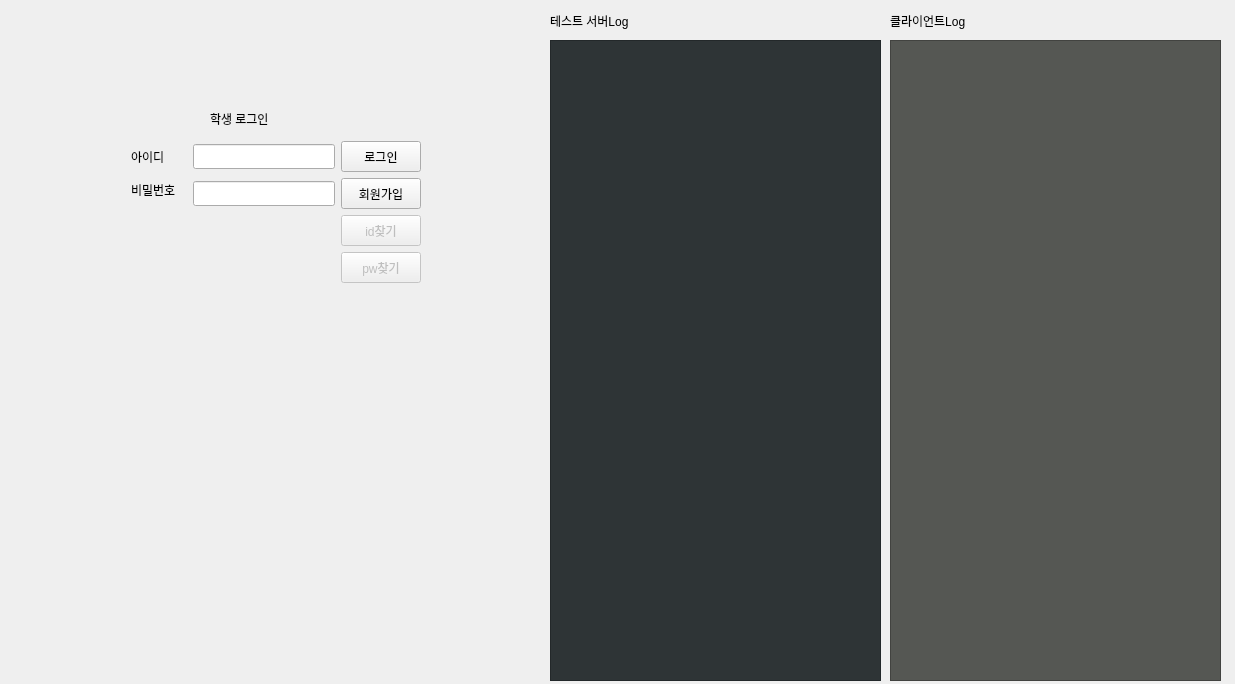
<?xml version="1.0" encoding="UTF-8"?>
<ui version="4.0">
 <class>WizardPage</class>
 <widget class="QWizardPage" name="WizardPage">
  <property name="geometry">
   <rect>
    <x>0</x>
    <y>0</y>
    <width>1235</width>
    <height>684</height>
   </rect>
  </property>
  <property name="windowTitle">
   <string>WizardPage</string>
  </property>
  <property name="styleSheet">
   <string notr="true"/>
  </property>
  <widget class="QStackedWidget" name="stackedWidget">
   <property name="geometry">
    <rect>
     <x>10</x>
     <y>10</y>
     <width>531</width>
     <height>641</height>
    </rect>
   </property>
   <property name="currentIndex">
    <number>0</number>
   </property>
   <widget class="QWidget" name="page">
    <widget class="QLabel" name="label_3">
     <property name="geometry">
      <rect>
       <x>121</x>
       <y>168</y>
       <width>56</width>
       <height>23</height>
      </rect>
     </property>
     <property name="text">
      <string>비밀번호</string>
     </property>
    </widget>
    <widget class="QLineEdit" name="loginLineEdit_2">
     <property name="geometry">
      <rect>
       <x>183</x>
       <y>171</y>
       <width>142</width>
       <height>25</height>
      </rect>
     </property>
    </widget>
    <widget class="QPushButton" name="SignUpPushButton">
     <property name="geometry">
      <rect>
       <x>331</x>
       <y>168</y>
       <width>80</width>
       <height>31</height>
      </rect>
     </property>
     <property name="text">
      <string>회원가입</string>
     </property>
    </widget>
    <widget class="QLabel" name="label">
     <property name="geometry">
      <rect>
       <x>200</x>
       <y>100</y>
       <width>231</width>
       <height>17</height>
      </rect>
     </property>
     <property name="text">
      <string>학생 로그인</string>
     </property>
    </widget>
    <widget class="QPushButton" name="loginPushButton">
     <property name="geometry">
      <rect>
       <x>331</x>
       <y>131</y>
       <width>80</width>
       <height>31</height>
      </rect>
     </property>
     <property name="text">
      <string>로그인</string>
     </property>
    </widget>
    <widget class="QLabel" name="label_2">
     <property name="geometry">
      <rect>
       <x>121</x>
       <y>131</y>
       <width>51</width>
       <height>31</height>
      </rect>
     </property>
     <property name="text">
      <string>아이디</string>
     </property>
    </widget>
    <widget class="QLineEdit" name="loginLineEdit">
     <property name="geometry">
      <rect>
       <x>183</x>
       <y>134</y>
       <width>142</width>
       <height>25</height>
      </rect>
     </property>
    </widget>
    <widget class="QPushButton" name="pushButton_11">
     <property name="enabled">
      <bool>false</bool>
     </property>
     <property name="geometry">
      <rect>
       <x>331</x>
       <y>205</y>
       <width>80</width>
       <height>31</height>
      </rect>
     </property>
     <property name="text">
      <string>id찾기</string>
     </property>
    </widget>
    <widget class="QPushButton" name="pushButton_12">
     <property name="enabled">
      <bool>false</bool>
     </property>
     <property name="geometry">
      <rect>
       <x>331</x>
       <y>242</y>
       <width>80</width>
       <height>31</height>
      </rect>
     </property>
     <property name="text">
      <string>pw찾기</string>
     </property>
    </widget>
   </widget>
   <widget class="QWidget" name="page_4">
    <widget class="QLabel" name="label_9">
     <property name="geometry">
      <rect>
       <x>140</x>
       <y>90</y>
       <width>221</width>
       <height>21</height>
      </rect>
     </property>
     <property name="text">
      <string>학생용 클라이언트 회원가입</string>
     </property>
    </widget>
    <widget class="QWidget" name="layoutWidget">
     <property name="geometry">
      <rect>
       <x>50</x>
       <y>120</y>
       <width>417</width>
       <height>206</height>
      </rect>
     </property>
     <layout class="QGridLayout" name="gridLayout_2">
      <item row="4" column="1">
       <widget class="QLineEdit" name="lineEdit_email">
        <property name="enabled">
         <bool>false</bool>
        </property>
       </widget>
      </item>
      <item row="2" column="1">
       <widget class="QLineEdit" name="lineEdit_new_pw"/>
      </item>
      <item row="2" column="0">
       <widget class="QLabel" name="label_11">
        <property name="text">
         <string>비밀번호</string>
        </property>
       </widget>
      </item>
      <item row="4" column="2">
       <widget class="QPushButton" name="EmailCheckPushButton">
        <property name="enabled">
         <bool>false</bool>
        </property>
        <property name="text">
         <string>인증 요청</string>
        </property>
       </widget>
      </item>
      <item row="3" column="1">
       <widget class="QLineEdit" name="lineEdit_new_pw_check"/>
      </item>
      <item row="1" column="1">
       <widget class="QLineEdit" name="lineEdit_new_id">
        <property name="enabled">
         <bool>true</bool>
        </property>
       </widget>
      </item>
      <item row="1" column="0">
       <widget class="QLabel" name="label_10">
        <property name="text">
         <string>아이디</string>
        </property>
       </widget>
      </item>
      <item row="3" column="0">
       <widget class="QLabel" name="label_12">
        <property name="text">
         <string>비밀번호 확인</string>
        </property>
       </widget>
      </item>
      <item row="4" column="0">
       <widget class="QLabel" name="label_13">
        <property name="text">
         <string>이메일</string>
        </property>
       </widget>
      </item>
      <item row="5" column="0">
       <widget class="QLabel" name="label_14">
        <property name="text">
         <string>인증번호</string>
        </property>
       </widget>
      </item>
      <item row="5" column="1">
       <widget class="QLineEdit" name="lineEdit_email_check">
        <property name="enabled">
         <bool>false</bool>
        </property>
       </widget>
      </item>
      <item row="5" column="2">
       <widget class="QPushButton" name="EmailCheckNumberPushButton">
        <property name="enabled">
         <bool>false</bool>
        </property>
        <property name="text">
         <string>인증</string>
        </property>
       </widget>
      </item>
      <item row="0" column="0">
       <widget class="QLabel" name="label_15">
        <property name="text">
         <string>이름</string>
        </property>
       </widget>
      </item>
      <item row="0" column="1">
       <widget class="QLineEdit" name="lineEdit_new_name"/>
      </item>
      <item row="1" column="2">
       <widget class="QPushButton" name="SignUpCheckButton">
        <property name="enabled">
         <bool>false</bool>
        </property>
        <property name="text">
         <string>중복확인</string>
        </property>
       </widget>
      </item>
     </layout>
    </widget>
    <widget class="QPushButton" name="BackButton">
     <property name="geometry">
      <rect>
       <x>30</x>
       <y>380</y>
       <width>101</width>
       <height>31</height>
      </rect>
     </property>
     <property name="text">
      <string>뒤로가기</string>
     </property>
    </widget>
    <widget class="QLabel" name="SignUpLabel">
     <property name="geometry">
      <rect>
       <x>100</x>
       <y>420</y>
       <width>291</width>
       <height>21</height>
      </rect>
     </property>
     <property name="text">
      <string>아이디와비밀번호를입력해주세요.</string>
     </property>
    </widget>
    <widget class="QPushButton" name="SignUpPushButton_2">
     <property name="enabled">
      <bool>false</bool>
     </property>
     <property name="geometry">
      <rect>
       <x>160</x>
       <y>380</y>
       <width>151</width>
       <height>31</height>
      </rect>
     </property>
     <property name="text">
      <string>회원가입</string>
     </property>
    </widget>
   </widget>
   <widget class="QWidget" name="page_2">
    <widget class="QLabel" name="label_4">
     <property name="geometry">
      <rect>
       <x>190</x>
       <y>30</y>
       <width>151</width>
       <height>81</height>
      </rect>
     </property>
     <property name="font">
      <font>
       <pointsize>15</pointsize>
      </font>
     </property>
     <property name="text">
      <string>학생 메인화면</string>
     </property>
    </widget>
    <widget class="QPushButton" name="mainButton_1">
     <property name="geometry">
      <rect>
       <x>61</x>
       <y>221</y>
       <width>80</width>
       <height>31</height>
      </rect>
     </property>
     <property name="text">
      <string>등급</string>
     </property>
    </widget>
    <widget class="QPushButton" name="mainButton_2">
     <property name="geometry">
      <rect>
       <x>147</x>
       <y>221</y>
       <width>80</width>
       <height>31</height>
      </rect>
     </property>
     <property name="text">
      <string>퀴즈</string>
     </property>
    </widget>
    <widget class="QPushButton" name="mainButton_3">
     <property name="geometry">
      <rect>
       <x>234</x>
       <y>222</y>
       <width>80</width>
       <height>31</height>
      </rect>
     </property>
     <property name="text">
      <string>상담</string>
     </property>
    </widget>
    <widget class="QPushButton" name="mainButton_4">
     <property name="geometry">
      <rect>
       <x>320</x>
       <y>225</y>
       <width>80</width>
       <height>25</height>
      </rect>
     </property>
     <property name="text">
      <string>Q&amp;&amp;A</string>
     </property>
    </widget>
    <widget class="QPushButton" name="beackButton_2">
     <property name="geometry">
      <rect>
       <x>70</x>
       <y>494</y>
       <width>151</width>
       <height>51</height>
      </rect>
     </property>
     <property name="text">
      <string>뒤로가기</string>
     </property>
    </widget>
   </widget>
   <widget class="QWidget" name="page_3">
    <widget class="QLabel" name="label_7">
     <property name="geometry">
      <rect>
       <x>60</x>
       <y>50</y>
       <width>67</width>
       <height>17</height>
      </rect>
     </property>
     <property name="text">
      <string>문제</string>
     </property>
    </widget>
   </widget>
   <widget class="QWidget" name="page_5">
    <widget class="QLabel" name="label_8">
     <property name="geometry">
      <rect>
       <x>56</x>
       <y>16</y>
       <width>101</width>
       <height>31</height>
      </rect>
     </property>
     <property name="text">
      <string>Q &amp; A 게시판</string>
     </property>
    </widget>
   </widget>
  </widget>
  <widget class="QLabel" name="label_16">
   <property name="geometry">
    <rect>
     <x>550</x>
     <y>10</y>
     <width>221</width>
     <height>21</height>
    </rect>
   </property>
   <property name="text">
    <string>테스트 서버Log</string>
   </property>
  </widget>
  <widget class="QTextBrowser" name="logTextBrowser">
   <property name="geometry">
    <rect>
     <x>550</x>
     <y>40</y>
     <width>331</width>
     <height>641</height>
    </rect>
   </property>
   <property name="styleSheet">
    <string notr="true">background-color: rgb(46, 52, 54);
color: rgb(138, 226, 52);</string>
   </property>
  </widget>
  <widget class="QTextBrowser" name="logTextBrowser_2">
   <property name="geometry">
    <rect>
     <x>890</x>
     <y>40</y>
     <width>331</width>
     <height>641</height>
    </rect>
   </property>
   <property name="styleSheet">
    <string notr="true">background-color: rgb(85, 87, 83);
color: rgb(238, 238, 236);</string>
   </property>
  </widget>
  <widget class="QLabel" name="label_17">
   <property name="geometry">
    <rect>
     <x>890</x>
     <y>10</y>
     <width>221</width>
     <height>21</height>
    </rect>
   </property>
   <property name="text">
    <string>클라이언트Log</string>
   </property>
  </widget>
 </widget>
 <resources/>
 <connections/>
</ui>
